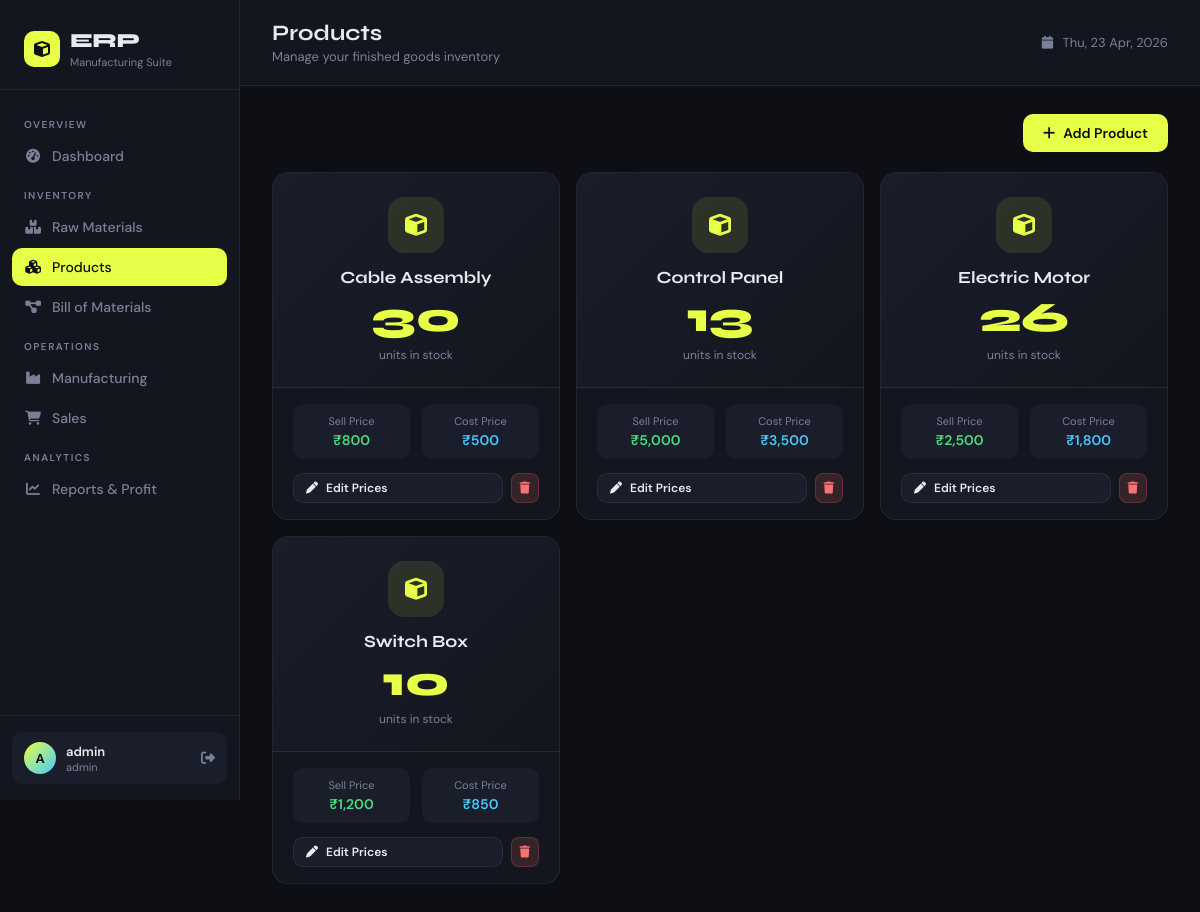
Screenshot of /products (signed in) with the database file from the repository.
### tables this page shows
CREATE TABLE products (
            id INTEGER PRIMARY KEY AUTOINCREMENT,
            name TEXT NOT NULL UNIQUE,
            stock INTEGER NOT NULL DEFAULT 0,
            selling_price REAL DEFAULT 0,
            cost_price REAL DEFAULT 0
        );

### app.py (the view)
@app.route("/products")
@login_required
def products():
    db = get_db()
    prods = db.execute("SELECT * FROM products ORDER BY name").fetchall()
    db.close()
    return render_template("products.html", products=prods)

### app.py (called while the page is built)
def get_db():
    db = sqlite3.connect("erp.db")
    db.row_factory = sqlite3.Row  # This lets us access columns by name (row["name"])
    return db

def login_required(f):
    @wraps(f)
    def decorated(*args, **kwargs):
        if "user" not in session:
            return redirect(url_for("login"))
        return f(*args, **kwargs)
    return decorated

### templates/products.html (shortened to what this page needs)
{% extends "base.html" %}
{% block page_title %}Products{% endblock %}
{% block page_subtitle %}Manage your finished goods inventory{% endblock %}
{% block content %}
<div style="display:flex; justify-content:flex-end; margin-bottom:20px;">
    <button class="btn btn-primary" onclick="openModal('addProdModal')">
        <i class="fas fa-plus"></i> Add Product
    </button>
</div>
{% if products %}
<div class="prod-grid">
    {% for p in products %}
    <div class="prod-card">
        <div class="prod-card-top">
            <div class="prod-icon"><i class="fas fa-cube"></i></div>
            <div class="prod-card-name">{{ p.name }}</div>
            <div class="prod-card-stock">{{ p.stock }}</div>
            <div class="prod-card-label">units in stock</div>
        </div>
        <div class="prod-card-body">
            <div class="price-row">
                <div class="price-chip">
                    <div class="lbl">Sell Price</div>
                    <div class="val green">₹{{ "{:,.0f}".format(p.selling_price) }}</div>
                </div>
                <div class="price-chip">
                    <div class="lbl">Cost Price</div>
                    <div class="val blue">₹{{ "{:,.0f}".format(p.cost_price) }}</div>
                </div>
            </div>
            <div class="prod-actions">
                <button class="btn btn-secondary btn-sm" style="flex:1"
                    onclick="openEditProd({{ p.id }}, '{{ p.name }}', {{ p.selling_price }}, {{ p.cost_price }})">
                    <i class="fas fa-pen"></i> Edit Prices
                </button>
                <a href="{{ url_for('delete_product', id=p.id) }}"
                   class="btn btn-danger btn-sm btn-icon"
                   onclick="return confirm('Delete {{ p.name }}? This also removes its BOM entries.')">
                    <i class="fas fa-trash"></i>
                </a>
            </div>
        </div>
    </div>
    {% endfor %}
</div>
{% endif %}
{% endblock %}

### templates/base.html (style rules this page uses)
:root { --bg: #0d0f14; --surface: #13161e; --surface2: #1a1e2a; --border: rgba(255,255,255,0.07); --accent: #e8ff47; --accent2: #47c9ff; --accent3: #ff6b6b; --text: #e8eaf2; --muted: #7b8099; --success: #4ade80; --warning: #fbbf24; --danger: #f87171; --sidebar-w: 240px; }
* { margin:0; padding:0; box-sizing:border-box; }
body { font-family: 'DM Sans', sans-serif; background: var(--bg); color: var(--text); min-height: 100vh; }
.btn { display: inline-flex; align-items: center; gap: 8px; padding: 10px 20px; border-radius: 10px; border: none; font-family: 'DM Sans', sans-serif; font-size: 14px; font-weight: 600; cursor: pointer; text-decoration: none; transition: all 0.2s ease; }
.btn-primary { background: var(--accent); color: #0d0f14; }
.btn-secondary { background: var(--surface2); color: var(--text); border: 1px solid var(--border); }
.btn-danger { background: rgba(248,113,113,0.15); color: var(--danger); border: 1px solid rgba(248,113,113,0.2); }
.btn-sm { padding: 6px 12px; font-size: 12px; }
.btn-icon { padding: 8px; border-radius: 8px; }

### templates/products.html (style rules this page uses)
.prod-grid { display: grid; grid-template-columns: repeat(auto-fill, minmax(260px, 1fr)); gap: 16px; }
.prod-card { background: var(--surface); border: 1px solid var(--border); border-radius: 16px; overflow: hidden; transition: transform 0.2s, border-color 0.2s, box-shadow 0.2s; }
.prod-card-top { padding: 24px; background: linear-gradient(135deg, var(--surface2), var(--surface)); border-bottom: 1px solid var(--border); text-align: center; }
.prod-icon { width: 56px; height: 56px; border-radius: 16px; background: rgba(232,255,71,0.1); color: var(--accent); display: flex; align-items: center; justify-content: center; font-size: 22px; margin: 0 auto 14px; }
.prod-card-name { font-family:'Syne',sans-serif; font-size:17px; font-weight:700; }
.prod-card-stock { font-family:'Syne',sans-serif; font-size:42px; font-weight:800; color: var(--accent); margin: 4px 0; }
.prod-card-label { font-size:12px; color:var(--muted); }
.prod-card-body { padding: 16px 20px; }
.price-row { display:flex; gap:12px; margin-bottom:14px; }
.price-chip { flex:1; background:var(--surface2); border-radius:10px; padding:10px 12px; text-align:center; }
.price-chip .lbl { font-size:11px; color:var(--muted); margin-bottom:3px; }
.price-chip .val { font-size:14px; font-weight:600; }
.price-chip .val.green { color:var(--success); }
.price-chip .val.blue { color:var(--accent2); }
.prod-actions { display:flex; gap:8px; }

### rows the page displays
products: name "Cable Assembly", stock "30", selling_price "800", cost_price "500"
products: name "Control Panel", stock "13", selling_price "5,000", cost_price "3,500"
products: name "Electric Motor", stock "26", selling_price "2,500", cost_price "1,800"
products: name "Switch Box", stock "10", selling_price "1,200", cost_price "850"

### other values shown
{{ session.user[0].upper() }} "A"
{{ session.user }} "admin"
{{ session.role }} "admin"
